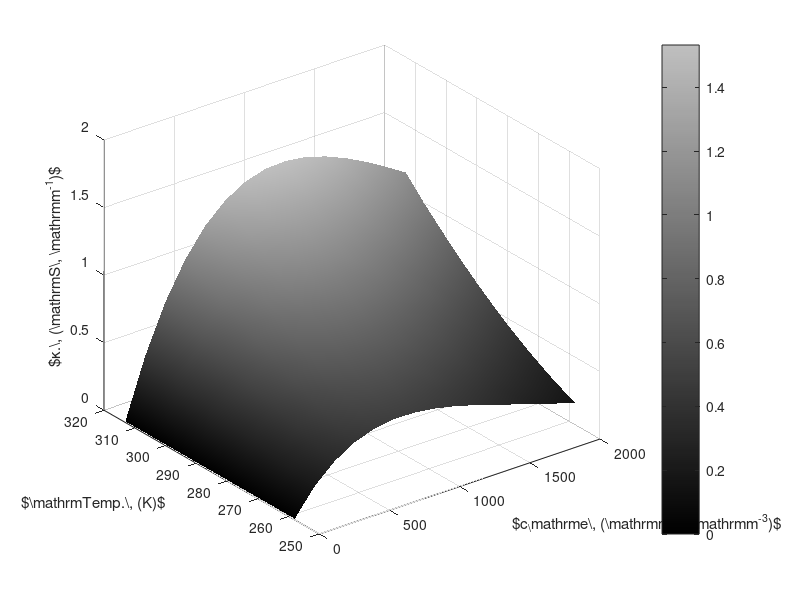

Recreate this plot in MATLAB. (Note: this script raises an error after producing the figure.)
clear; close all; clc; format short g;

no_of_pts = 15;
temperature = linspace(-15,40,no_of_pts) + 273.15; % kelvin
ce = linspace(0,2000,no_of_pts);

[Ce,T] = meshgrid(ce,temperature);

kappa = (1e-4*Ce.*((-10.5+0.668*1e-3*Ce+0.494*1e-6*Ce.^2) +...
                (0.074  -1.78*1e-5*Ce -8.86*1e-10*Ce.^2).*T + (-6.96*1e-5+2.8*1e-8*Ce).*T.^2).^2);

%% Plots
%  brewermap('plot')
clf;
surf(Ce,T,kappa,'EdgeColor','interp','LineStyle','none','FaceColor','interp');
ylim([250 320]);
xlabel('$c_\mathrm{e}\, (\mathrm{mol}\, \mathrm{m}^{-3})$');
ylabel('$\mathrm{Temp.}\, (K)$');
zlabel('$\kappa.\, (\mathrm{S}\, \mathrm{m}^{-1})$');

% colormap(brewermap([],'*Greys'));
customgrey_start = gray(300);
customgrey = customgrey_start(1:225,:);
colormap(customgrey);
colorbar;
shg;

figwidth_mm = 140; % mm elsevier 1.5 column size
custom_m2t_fcn('m2t_kappa_ce_T',figwidth_mm, false);